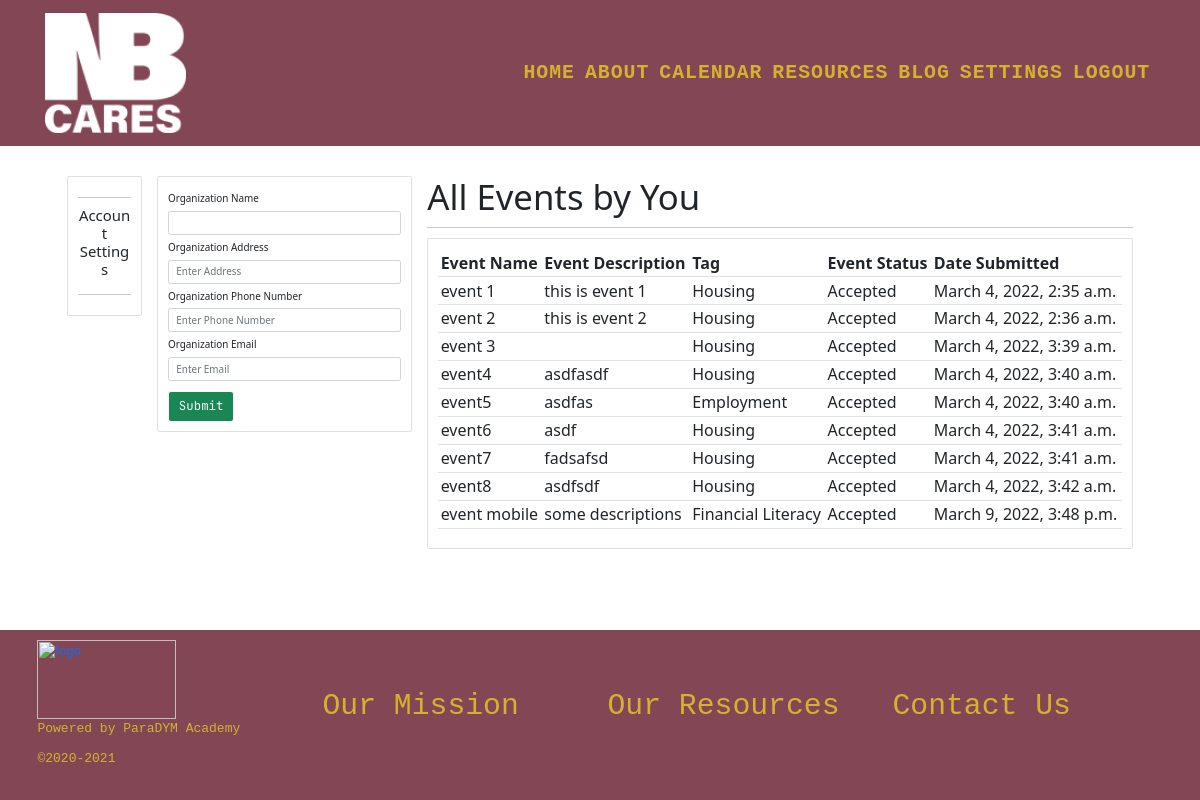
/organization-settings (signed in), run on an earlier commit of the app's database.
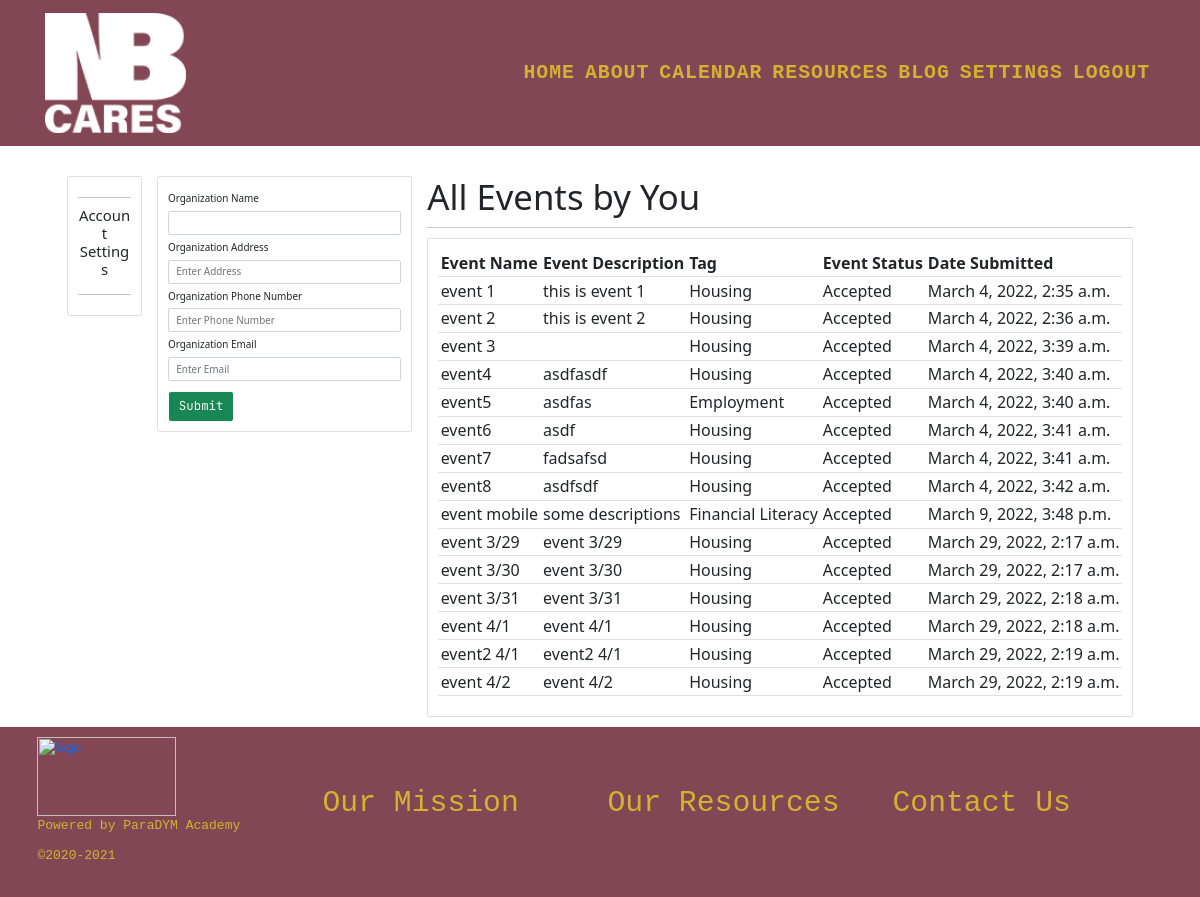
And on a later commit of the database.
### ProjectSite/models.py (models this page shows, shortened)
class Event(models.Model):
    EVENT_TAGS = (
        ('Housing', 'Housing'), ('Employment', 'Employment'), ('Education', 'Education'),
        ('Financial Literacy', 'Financial Literacy'), ('Healthcare', 'Healthcare'), ('Mental Health', 'Mental Health'),
        ('Family Engagement', 'Family Engagement'), ('Children Activities', 'Children Activities'), ('Art', 'Art'),
        ('Community Event', 'Community Event'), ('Fundraising', 'Fundraising'), ('Other', 'Other'),
    )
    EVENT_STATUS = (
        (u'Accepted', u'Accepted'),
        (u'Pending', u'Pending'),
        (u'Canceled', u'Canceled'),
        (u'Requested For Change', u'Requested For Change'),
    )
    user = models.ForeignKey(Organization, on_delete=models.CASCADE)
    event_name = models.CharField(max_length=100, null=True, blank=False)
    event_description = models.TextField(max_length=400, null=True, blank=True)
    event_sTime = models.DateTimeField()
    event_eTime = models.DateTimeField()
    event_tag = models.CharField(max_length=30, null=True, choices=EVENT_TAGS)
    event_status = models.CharField(max_length=30, choices=EVENT_STATUS, default='Pending')
    event_date_created = models.DateTimeField(auto_now_add=True, null=True, blank=True)
    event_popper = models.ImageField(null=True, blank=True, upload_to="images/")
    registered = models.ManyToManyField(User, default=None, blank=True, related_name='registeredUser')

### ProjectSite/views.py (the view)
# urls.py: path('organization-settings', views.view_organization_settings, name="organization_settings"),
def view_organization_settings(request):
    organ = request.user.organization
    orgevents = organ.event_set.all()
    form = AdminUserCreationAdditionalFields(instance=organ)
    if request.method == 'POST':
        form = AdminUserCreationAdditionalFields(request.POST, instance=organ)
        if form.is_valid():
            form.save()
            return redirect('home')
    context = {'form': form, 'orgevents': orgevents}
    return render(request, 'ProjectSite/organization-settings.html', context)

### ProjectSite/forms.py
class AdminUserCreationAdditionalFields(models.ModelForm):
    class Meta:
        model = Organization
        fields = ['org_name', 'org_address', 'org_phone', 'org_email']
        widgets = {
            'org_name': forms.TextInput(attrs={'class': 'form-control', 'placeholder': ''}),
            'org_address': forms.TextInput(attrs={'class': 'form-control', 'placeholder': 'Enter Address'}),
            'org_phone': forms.TextInput(attrs={'class': 'form-control', 'placeholder': 'Enter Phone Number'}),
            'org_email': forms.TextInput(attrs={'class': 'form-control', 'placeholder': 'Enter Email'}),
        }

### ProjectSite/templatetags/user_tags.py (called while the page is built)
@register.filter(name='has_group')
def has_group(user, group_name):
    return user.groups.filter(name=group_name).exists()

### templates/ProjectSite/organization-settings.html (shortened to what this page needs)
{% extends 'ProjectSite/base.html' %}
{% load static %}
{% load crispy_forms_filters %}
{% block body %}
    <div class="row mx-5 px-5 my-5">
        <div class="col-md-1">
            <div class="card card-body">
                <hr>
                <h4 style="text-align: center">Account Settings</h4>
                <hr>
            </div>
        </div>
        <div class="col-md-3">
            <div class="card card-body">
                <form method="POST" action="" enctype="multipart/form-data">
                    <label class="col-form-label">Organization Name</label>
                    {{ form.org_name }}
                    <label class="col-form-label">Organization Address</label>
                    {{ form.org_address }}
                    <label class="col-form-label">Organization Phone Number</label>
                    {{ form.org_phone }}
                    <label class="col-form-label">Organization Email</label>
                    {{ form.org_email }}
                    <button class="btn btn-success btn-outline-light btn-lg btn-block mt-3" type="submit">Submit
                    </button>
                </form>
            </div>
        </div>
        <div class="col-md-8">
            <h5 class="display-4">All Events by You</h5>
            <hr>
            <div class="card card-body">
                <table class="table table-sm">
                    <tr>
                        <th>Event Name</th>
                        <th>Event Description</th>
                        <th>Tag</th>
                        <th>Event Status</th>
                        <th>Date Submitted</th>
                    </tr>
                    {% for orgevent in orgevents %}
                        <tr>
                            <td>{{ orgevent.event_name }}</td>
                            <td>{{ orgevent.event_description }}</td>
                            <td>{{ orgevent.event_tag }}</td>
                            <td>{{ orgevent.event_status }}</td>
                            <td>{{ orgevent.event_date_created }}</td>
                        </tr>
                    {% endfor %}
                </table>
            </div>
        </div>
    </div>
{% endblock %}

What changed in the data, as far as the page shows it:
added Event: event_name "event 3/29", event_description "event 3/29", event_tag "Housing", event_status "Accepted", event_date_created "March 29, 2022, 2:17 a.m."
added Event: event_name "event 3/30", event_description "event 3/30", event_tag "Housing", event_status "Accepted", event_date_created "March 29, 2022, 2:17 a.m."
added Event: event_name "event 3/31", event_description "event 3/31", event_tag "Housing", event_status "Accepted", event_date_created "March 29, 2022, 2:18 a.m."
added Event: event_name "event 4/1", event_description "event 4/1", event_tag "Housing", event_status "Accepted", event_date_created "March 29, 2022, 2:18 a.m."
added Event: event_name "event2 4/1", event_description "event2 4/1", event_tag "Housing", event_status "Accepted", event_date_created "March 29, 2022, 2:19 a.m."
added Event: event_name "event 4/2", event_description "event 4/2", event_tag "Housing", event_status "Accepted", event_date_created "March 29, 2022, 2:19 a.m."
